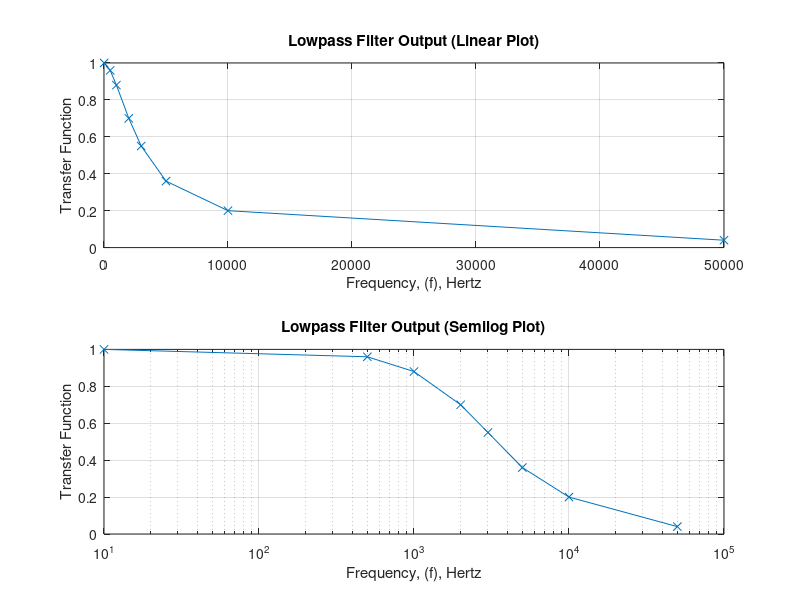

This figure's MATLAB source:
% Shaun Mbateng %
% Lowpass %
% October 28, 2010 %

clc
clear

f = [10, 500, 1000, 2000, 3000, 5000, 10000, 50000];
output = [1, 0.96, 0.88, 0.7, 0.55, 0.36, 0.2, 0.04];
subplot(2,1,1)
plot(f, output, 'x-')
xlabel('Frequency, (f), Hertz')
ylabel('Transfer Function')
title('Lowpass Filter Output (Linear Plot)')
grid
subplot(2,1,2)
semilogx(f, output, 'x-')
xlabel('Frequency, (f), Hertz')
ylabel('Transfer Function')
title('Lowpass Filter Output (Semilog Plot)')
grid